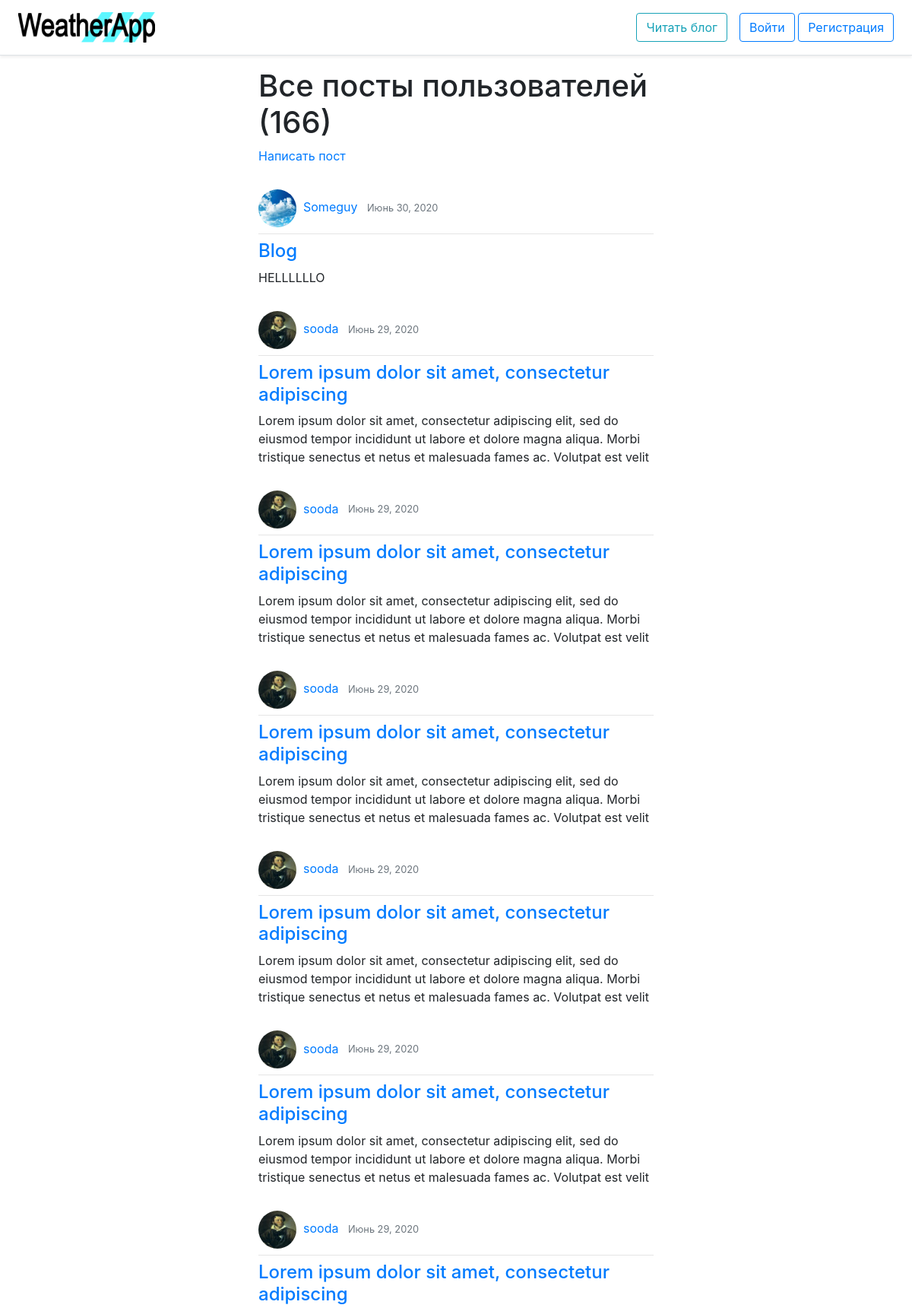
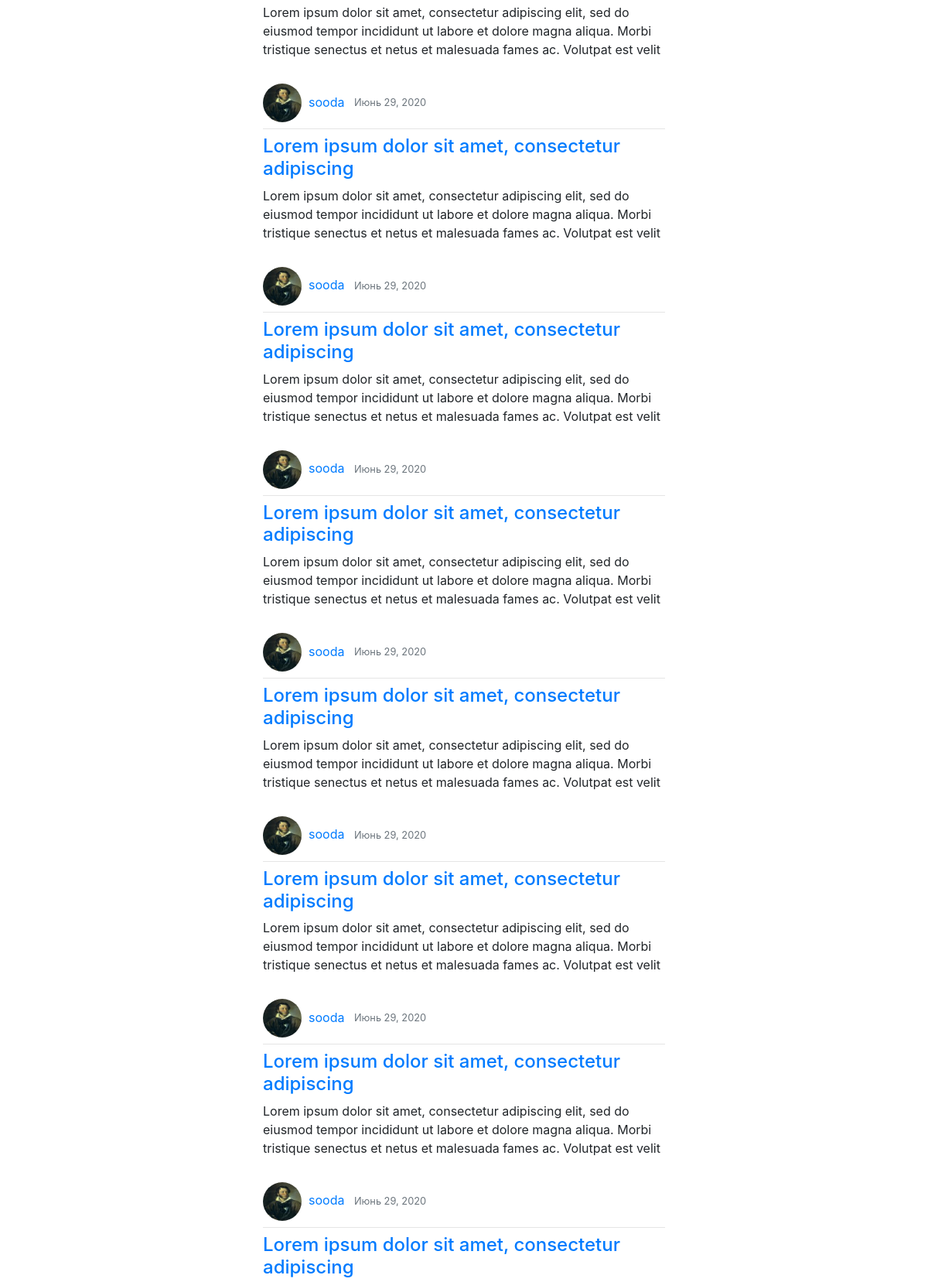
The page /allposts/ (upper part) on the database its author committed (2 pictures, top to bottom).
### weather/models.py (models this page shows, shortened)
class Post(models.Model):
    title = models.CharField('Заголовок', max_length=50)
    content = models.TextField('Текст публикации', max_length=250)
    date_posted = models.DateTimeField(default=timezone.now)
    author = models.ForeignKey(User, on_delete=models.CASCADE)

### users/models.py (models this page shows, shortened)
class Profile(models.Model):
    user = models.OneToOneField(User, on_delete=models.CASCADE)
    image = models.ImageField(
        'Фото профиля', default='default.jpg', upload_to='profile_pics')

### weather/views.py (the view)
# urls.py: path('allposts/', PostListView.as_view(template_name='postpage_list.html'),
class PostListView(ListView):
    model = Post
    context_object_name = 'posts'
    ordering = ['-date_posted']
    paginate_by = 30

### templates/postpage_list.html (shortened to what this page needs)
{% extends "index.html" %}
{% block mainpage %}
<div class="container main_page">
    <h1>Все посты пользователей ({{ page_obj.paginator.count}})</h1>
    <p><a href="{% url 'post_create' %}">Написать пост</a></p>
    {% for post in posts %}
    <article class="media content-section">
        <div class="media-body">
            <div class="article-metadata">
                <img class="rounded-circle article-img" src="{{ post.author.profile.image.url }}" width="50" height="50"
                    alt="Фото профиля">&nbsp
                <a href="{% url 'userpost_list' post.author.username %}" class="mr-2">{{ post.author }}</a>
                <small class="text-muted">{{ post.date_posted|date:"F d, Y" }}</small>
            </div>
            <hr style="margin-top: 0.5em; margin-bottom: 0.5em;">
            <h4 class="article-title"><a href="{% url 'post_details' post.id %}"
                    class="text-decoration-none">{{ post.title }}</a></h4>
            <p class="article-content">{{ post.content }}</p>
        </div>
    </article>
    {% endfor %}
    <br>
    <br><br><br>
</div>
{% endblock %}

### static/styles.css (style rules this page uses)
.main_page { width: 550px; }

### rows shown on the page
Post: author.profile.image (placeholder picture), author "Someguy", date_posted "Июнь 30, 2020", title "Blog", content "HELLLLLLO"
Post: author.profile.image (picture), author "sooda", date_posted "Июнь 29, 2020", title "Lorem ipsum dolor sit amet, consectetur adipiscing", content "Lorem ipsum dolor sit amet, consectetur adipiscing elit, sed do eiusmod tempor incididunt ut labore et dolore magna aliqua. Morbi tristique senectus et netus et malesuada fames ac. Volutpat est velit"
Post: author.profile.image (picture), author "sooda", date_posted "Июнь 29, 2020", title "Lorem ipsum dolor sit amet, consectetur adipiscing", content "Lorem ipsum dolor sit amet, consectetur adipiscing elit, sed do eiusmod tempor incididunt ut labore et dolore magna aliqua. Morbi tristique senectus et netus et malesuada fames ac. Volutpat est velit"
Post: author.profile.image (picture), author "sooda", date_posted "Июнь 29, 2020", title "Lorem ipsum dolor sit amet, consectetur adipiscing", content "Lorem ipsum dolor sit amet, consectetur adipiscing elit, sed do eiusmod tempor incididunt ut labore et dolore magna aliqua. Morbi tristique senectus et netus et malesuada fames ac. Volutpat est velit"
Post: author.profile.image (picture), author "sooda", date_posted "Июнь 29, 2020", title "Lorem ipsum dolor sit amet, consectetur adipiscing", content "Lorem ipsum dolor sit amet, consectetur adipiscing elit, sed do eiusmod tempor incididunt ut labore et dolore magna aliqua. Morbi tristique senectus et netus et malesuada fames ac. Volutpat est velit"
Post: author.profile.image (picture), author "sooda", date_posted "Июнь 29, 2020", title "Lorem ipsum dolor sit amet, consectetur adipiscing", content "Lorem ipsum dolor sit amet, consectetur adipiscing elit, sed do eiusmod tempor incididunt ut labore et dolore magna aliqua. Morbi tristique senectus et netus et malesuada fames ac. Volutpat est velit"
Post: author.profile.image (picture), author "sooda", date_posted "Июнь 29, 2020", title "Lorem ipsum dolor sit amet, consectetur adipiscing", content "Lorem ipsum dolor sit amet, consectetur adipiscing elit, sed do eiusmod tempor incididunt ut labore et dolore magna aliqua. Morbi tristique senectus et netus et malesuada fames ac. Volutpat est velit"
Post: author.profile.image (picture), author "sooda", date_posted "Июнь 29, 2020", title "Lorem ipsum dolor sit amet, consectetur adipiscing", content "Lorem ipsum dolor sit amet, consectetur adipiscing elit, sed do eiusmod tempor incididunt ut labore et dolore magna aliqua. Morbi tristique senectus et netus et malesuada fames ac. Volutpat est velit"
Post: author.profile.image (picture), author "sooda", date_posted "Июнь 29, 2020", title "Lorem ipsum dolor sit amet, consectetur adipiscing", content "Lorem ipsum dolor sit amet, consectetur adipiscing elit, sed do eiusmod tempor incididunt ut labore et dolore magna aliqua. Morbi tristique senectus et netus et malesuada fames ac. Volutpat est velit"
Post: author.profile.image (picture), author "sooda", date_posted "Июнь 29, 2020", title "Lorem ipsum dolor sit amet, consectetur adipiscing", content "Lorem ipsum dolor sit amet, consectetur adipiscing elit, sed do eiusmod tempor incididunt ut labore et dolore magna aliqua. Morbi tristique senectus et netus et malesuada fames ac. Volutpat est velit"
Post: author.profile.image (picture), author "sooda", date_posted "Июнь 29, 2020", title "Lorem ipsum dolor sit amet, consectetur adipiscing", content "Lorem ipsum dolor sit amet, consectetur adipiscing elit, sed do eiusmod tempor incididunt ut labore et dolore magna aliqua. Morbi tristique senectus et netus et malesuada fames ac. Volutpat est velit"
Post: author.profile.image (picture), author "sooda", date_posted "Июнь 29, 2020", title "Lorem ipsum dolor sit amet, consectetur adipiscing", content "Lorem ipsum dolor sit amet, consectetur adipiscing elit, sed do eiusmod tempor incididunt ut labore et dolore magna aliqua. Morbi tristique senectus et netus et malesuada fames ac. Volutpat est velit"
Post: author.profile.image (picture), author "sooda", date_posted "Июнь 29, 2020", title "Lorem ipsum dolor sit amet, consectetur adipiscing", content "Lorem ipsum dolor sit amet, consectetur adipiscing elit, sed do eiusmod tempor incididunt ut labore et dolore magna aliqua. Morbi tristique senectus et netus et malesuada fames ac. Volutpat est velit"
Post: author.profile.image (picture), author "sooda", date_posted "Июнь 29, 2020", title "Lorem ipsum dolor sit amet, consectetur adipiscing"

### other values the page prints
{{ page_obj.paginator.count }} "166"
